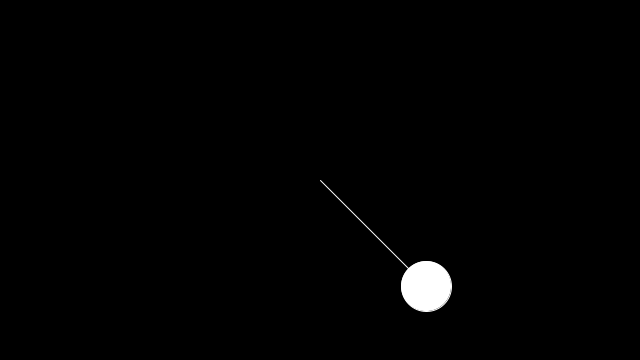
Frame 1 (no input)
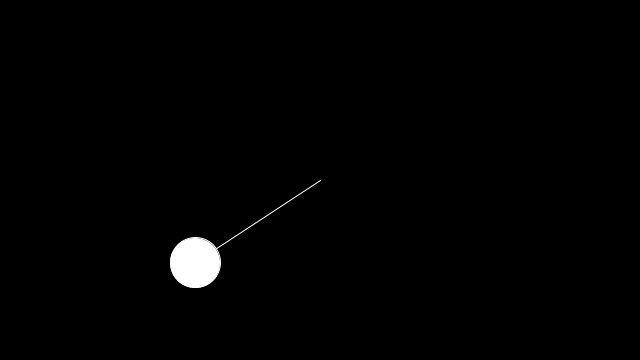
Frame 60 (the mouse pressed at the canvas centre just before this capture)
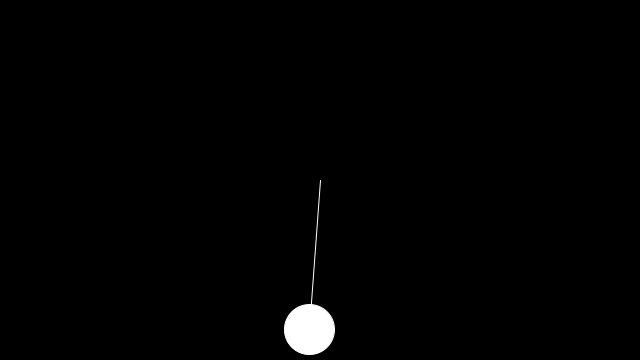
Frame 120 (the mouse held since frame 60 and released just before this capture)

The Processing sketch that drew these frames (run headless with seeded random() and noise(); from frame 60 on, the mouse is pressed at the canvas centre):

// Processing sketch: trig_stuff
// ── trig_stuff.pde

float r = 150;
float a = PI/4;  

float aVel = 0.001;
float aAcc = 0.001;

void setup() {
  size (640,360);
  
}

void draw () {
  
  background (0); //<>//
  
  translate(width/2,height/2);
  
  float x = (cos(a) * r); 
  float y = (sin(a) * r);
  fill(255);
  stroke(255);
  line(0,0,(x),(y));
  ellipse((x),(y),50,50);
  
  a= a + aVel;
  aVel = aVel + aAcc;
  
}
